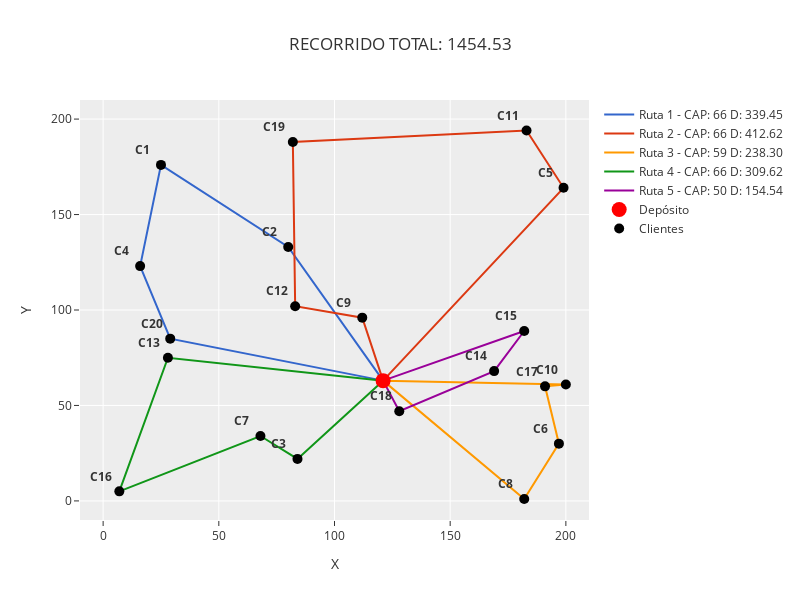

Notebook code cell kept with this figure:
### Code cell
fig = go.Figure()

# RUTAS
for idx, ruta in enumerate(rutas):
    x = [COORDENADAS[nodo]["x"] for nodo in ruta]
    y = [COORDENADAS[nodo]["y"] for nodo in ruta]
    capacidad_ruta = sum(map(lambda x: DEMANDAS[x] if x != 0 else 0, ruta))
    distancia_ruta = sum([DISTANCIAS[(ruta[i], ruta[i + 1])] for i in range(len(ruta) - 1)])
    fig.add_trace(
        go.Scatter(
            x=x,
            y=y,
            mode="lines",
            line=dict(color=px.colors.qualitative.G10[idx % len(px.colors.qualitative.G10)], width=2, dash="solid"),
            name=f"Ruta {idx+1} - CAP: {capacidad_ruta} D: {distancia_ruta:.2f}",
        )
    )

# DEPÓSITO
fig.add_trace(
    go.Scatter(
        x=[COORDENADAS[0]["x"]],
        y=[COORDENADAS[0]["y"]],
        mode="markers",
        name="Depósito",
        marker=dict(color="red", size=15),
    )
)

# CLIENTES
fig.add_trace(
    go.Scatter(
        x=[coord["x"] for coord in list(COORDENADAS.values())[1:]],
        y=[coord["y"] for coord in list(COORDENADAS.values())[1:]],
        mode="markers",
        name="Clientes",
        marker=dict(color="black", size=10),
    )
)

for cliente in CLIENTES:
    coord_cliente_x = COORDENADAS[cliente]["x"]
    coord_cliente_y = COORDENADAS[cliente]["y"]
    fig.add_annotation(x=coord_cliente_x - 8, y=coord_cliente_y + 8, text=f"<b>C{cliente}</b>", showarrow=False)


fig.update_layout(
    title=f"RECORRIDO TOTAL: {solution.objective_value:.2f}",
    xaxis_title="X",
    yaxis_title="Y",
    xaxis=dict(range=[-10, N * 10 + 10]),
    yaxis=dict(range=[-10, N * 10 + 10]),
    width=800,
    height=600,
    template="ggplot2",
)

fig.show()

### Figure 1 — Plotly figure (JSON) as saved in the notebook; plotly's stock layout.template omitted (floating-point values rounded to 4 significant figures)
{"data": [{"line": {"color": "#3366CC", "dash": "solid", "width": 2}, "mode": "lines", "name": "Ruta 1 - CAP: 66 D: 339.45", "type": "scatter", "x": [121, 80, 25, 16, 29, 121], "y": [63, 133, 176, 123, 85, 63]}, {"line": {"color": "#DC3912", "dash": "solid", "width": 2}, "mode": "lines", "name": "Ruta 2 - CAP: 66 D: 412.62", "type": "scatter", "x": [121, 199, 183, 82, 83, 112, 121], "y": [63, 164, 194, 188, 102, 96, 63]}, {"line": {"color": "#FF9900", "dash": "solid", "width": 2}, "mode": "lines", "name": "Ruta 3 - CAP: 59 D: 238.30", "type": "scatter", "x": [121, 182, 197, 191, 200, 121], "y": [63, 1, 30, 60, 61, 63]}, {"line": {"color": "#109618", "dash": "solid", "width": 2}, "mode": "lines", "name": "Ruta 4 - CAP: 66 D: 309.62", "type": "scatter", "x": [121, 28, 7, 68, 84, 121], "y": [63, 75, 5, 34, 22, 63]}, {"line": {"color": "#990099", "dash": "solid", "width": 2}, "mode": "lines", "name": "Ruta 5 - CAP: 50 D: 154.54", "type": "scatter", "x": [121, 128, 169, 182, 121], "y": [63, 47, 68, 89, 63]}, {"marker": {"color": "red", "size": 15}, "mode": "markers", "name": "Depósito", "type": "scatter", "x": [121], "y": [63]}, {"marker": {"color": "black", "size": 10}, "mode": "markers", "name": "Clientes", "type": "scatter", "x": [25, 80, 84, 16, 199, 197, 68, 182, 112, 200, 183, 83, 28, 169, 182, 7, 191, 128, 82, 29], "y": [176, 133, 22, 123, 164, 30, 34, 1, 96, 61, 194, 102, 75, 68, 89, 5, 60, 47, 188, 85]}], "layout": {"annotations": [{"showarrow": false, "text": "<b>C1</b>", "x": 17, "y": 184}, {"showarrow": false, "text": "<b>C2</b>", "x": 72, "y": 141}, {"showarrow": false, "text": "<b>C3</b>", "x": 76, "y": 30}, {"showarrow": false, "text": "<b>C4</b>", "x": 8, "y": 131}, {"showarrow": false, "text": "<b>C5</b>", "x": 191, "y": 172}, {"showarrow": false, "text": "<b>C6</b>", "x": 189, "y": 38}, {"showarrow": false, "text": "<b>C7</b>", "x": 60, "y": 42}, {"showarrow": false, "text": "<b>C8</b>", "x": 174, "y": 9}, {"showarrow": false, "text": "<b>C9</b>", "x": 104, "y": 104}, {"showarrow": false, "text": "<b>C10</b>", "x": 192, "y": 69}, {"showarrow": false, "text": "<b>C11</b>", "x": 175, "y": 202}, {"showarrow": false, "text": "<b>C12</b>", "x": 75, "y": 110}, {"showarrow": false, "text": "<b>C13</b>", "x": 20, "y": 83}, {"showarrow": false, "text": "<b>C14</b>", "x": 161, "y": 76}, {"showarrow": false, "text": "<b>C15</b>", "x": 174, "y": 97}, {"showarrow": false, "text": "<b>C16</b>", "x": -1, "y": 13}, {"showarrow": false, "text": "<b>C17</b>", "x": 183, "y": 68}, {"showarrow": false, "text": "<b>C18</b>", "x": 120, "y": 55}, {"showarrow": false, "text": "<b>C19</b>", "x": 74, "y": 196}, {"showarrow": false, "text": "<b>C20</b>", "x": 21, "y": 93}], "height": 600, "title": {"text": "RECORRIDO TOTAL: 1454.53"}, "width": 800, "xaxis": {"range": [-10, 210], "title": {"text": "X"}}, "yaxis": {"range": [-10, 210], "title": {"text": "Y"}}}}
